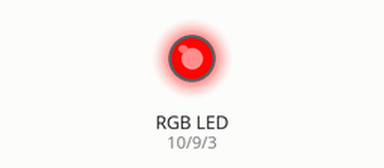
This sketch was run on a simulated Arduino Uno, built with avr-gcc and run on an emulated ATmega328P. Parts: an RGB LED mixed from three pins (HIGH = lit).

Above: at 0.05 s.
At 1.85 s:
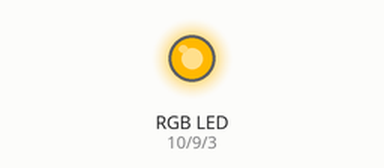
At 3.75 s:
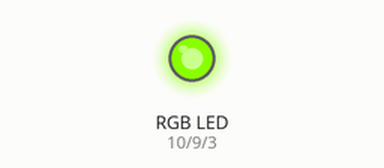
At 7.45 s:
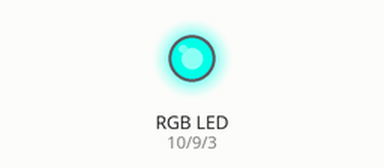
At 11.15 s:
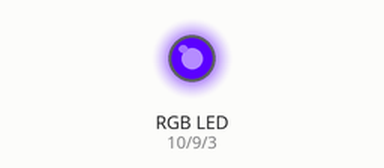
At 14.85 s:
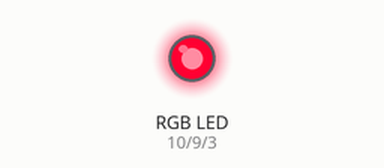
Timing chart, 0 to 20.0 s (numbered marks = the images above):
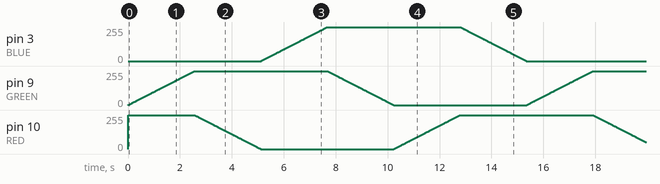

The sketch:

RGB_LedConverting.ino
```cpp
#define RED 10
#define GREEN 9
#define BLUE 3

void setup() {
  pinMode(RED, OUTPUT);
  pinMode(GREEN, OUTPUT);
  pinMode(BLUE, OUTPUT);
}

void color(int r, int g, int b) {
  analogWrite(RED, r);
  analogWrite(GREEN, g);
  analogWrite(BLUE, b);
}

void loop() {
  for (int i = 0; i < 255; i++) { color(255, i, 0); delay(10); }    // R -> Y
  for (int i = 255; i > 0; i--) { color(i, 255, 0); delay(10); }    // Y -> G

  for (int i = 0; i < 255; i++) { color(0, 255, i); delay(10); }    // G -> C
  for (int i = 255; i > 0; i--) { color(0, i, 255); delay(10); }    // C -> B

  for (int i = 0; i < 255; i++) { color(i, 0, 255); delay(10); }    // B -> M
  for (int i = 255; i > 0; i--) { color(255, 0, i); delay(10); }    // M -> R
}
```
